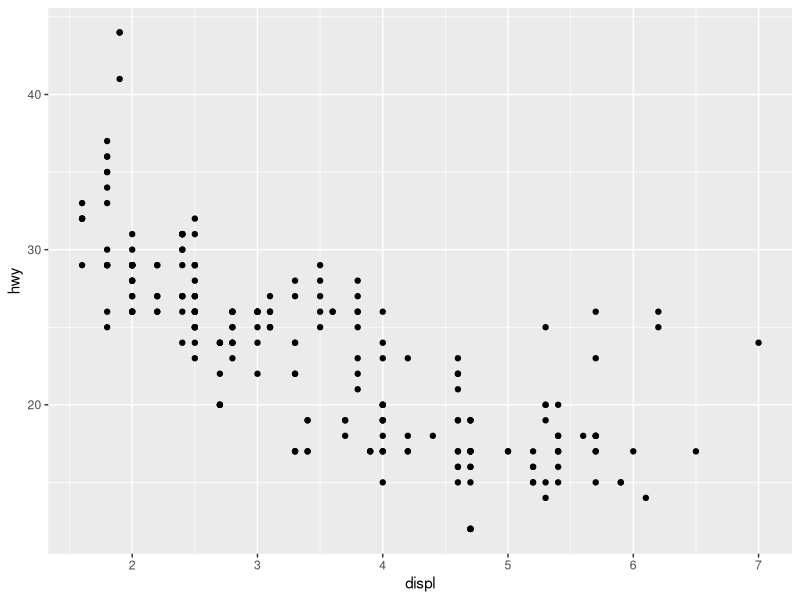
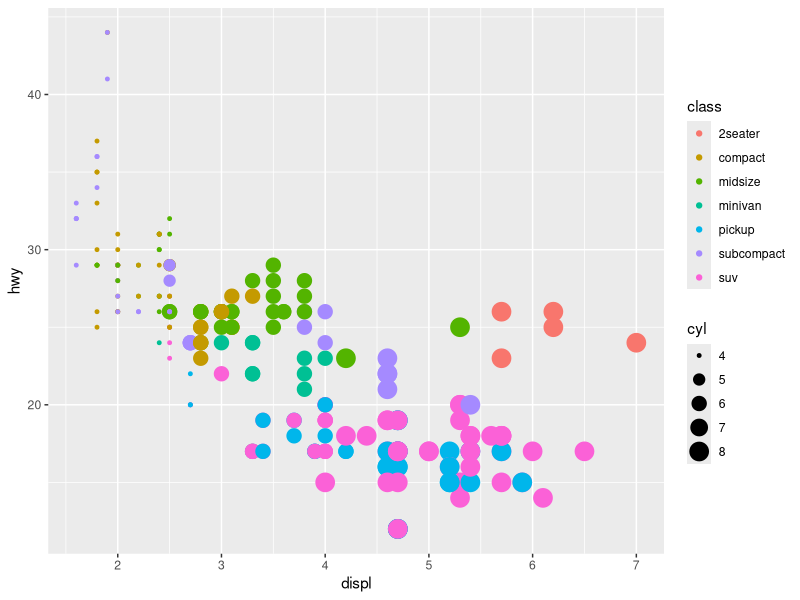

Reproduce these figures in R, in order.
install.packages("tidyverse")

library(tidyverse)

ggplot(data = mpg) +
  geom_point(mapping = aes(x=displ, y=hwy))

ggplot(data = mpg) +
  geom_point(mapping = aes(x=displ, y=hwy, colour=class, size=cyl))
